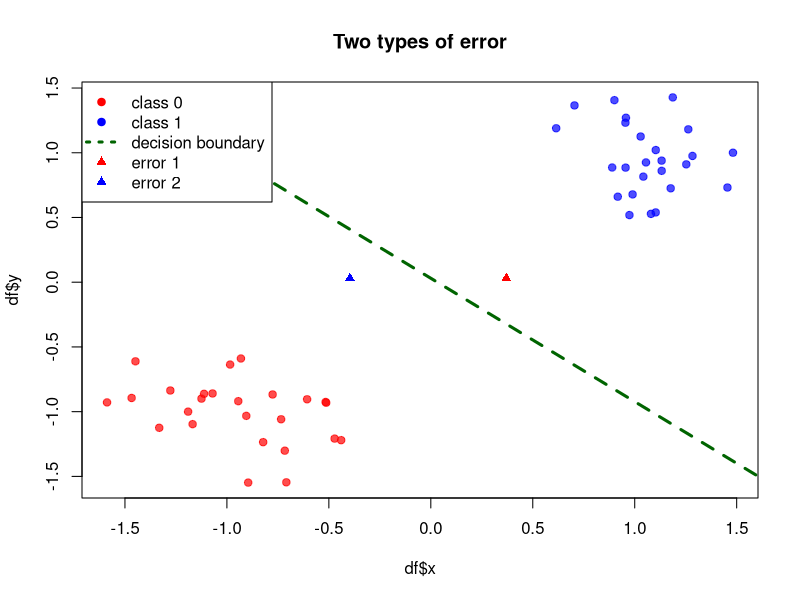

Here is the R script that generated this plot:
rm(list = ls())
library(scales)

df_sd <- 0.3
df <- data.frame(
  x = c(rnorm(25, -1, df_sd), rnorm(25, 1, df_sd)),
  y = c(rnorm(25, -1, df_sd), rnorm(25, 1, df_sd)),
  label = c(rep(-1, 25), rep(1, 25))
  )
plot(df$x, df$y, 
     col = c(alpha('red', 0.7), alpha('blue', 0.7))[as.factor(df$label)], pch = 19,
     main = 'Two types of error')
fit <- lm(label ~ ., data = df)
k <- -fit$coefficients[2]/fit$coefficients[3]
b <- -fit$coefficients[1]/fit$coefficients[3]
abline(a = b, b = k, 
       col = 'darkgreen', lwd = 3, lty = 2)

points(-abs(min(df$x[which(df$label == -1)]))/4, b, col = 'blue', pch = 17)
points(abs(max(df$x[which(df$label == 1)]))/4, b, col = 'red', pch = 17)

legend('topleft', c('class 0', 'class 1', 'decision boundary', 'error 1', 'error 2'), 
       lwd = c(NA, NA, 3, NA, NA), lty = c(NA, NA, 3, NA, NA), pch = c(19, 19, NA, 17, 17), 
       col=c('red', 'blue', 'darkgreen', 'red', 'blue'))
